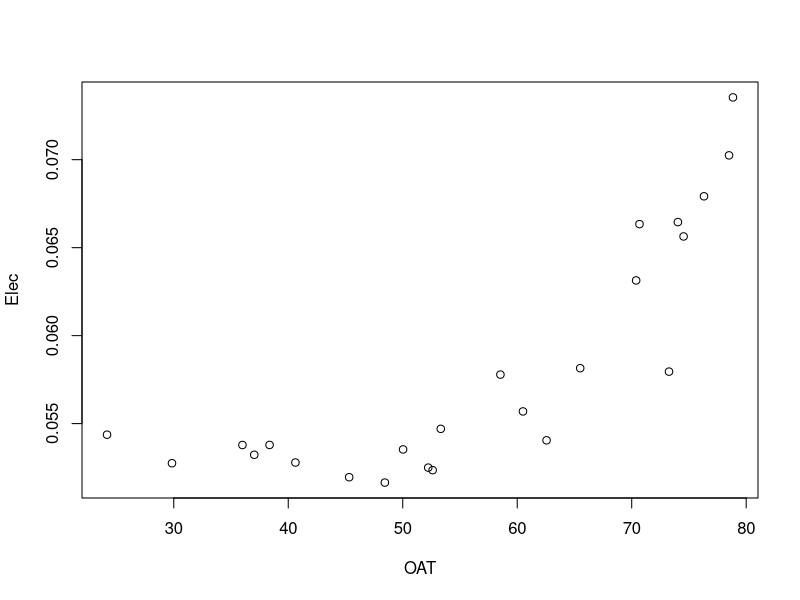
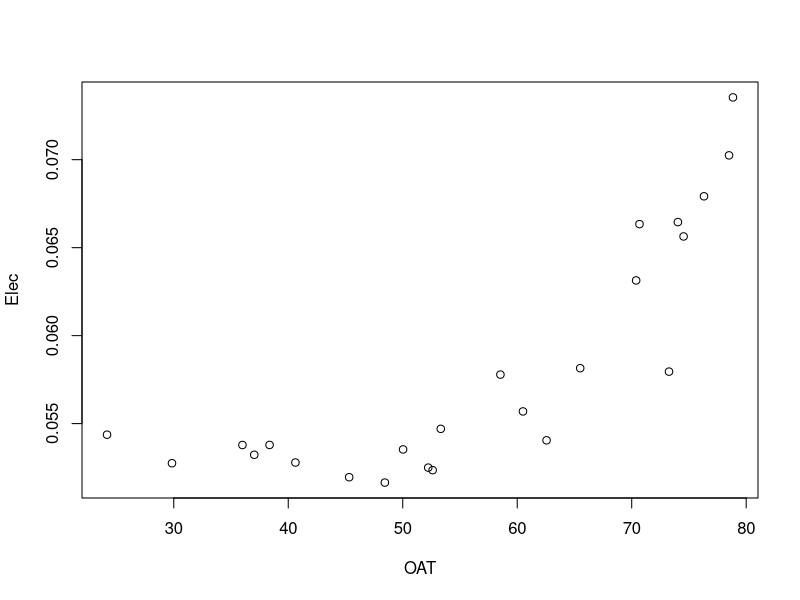
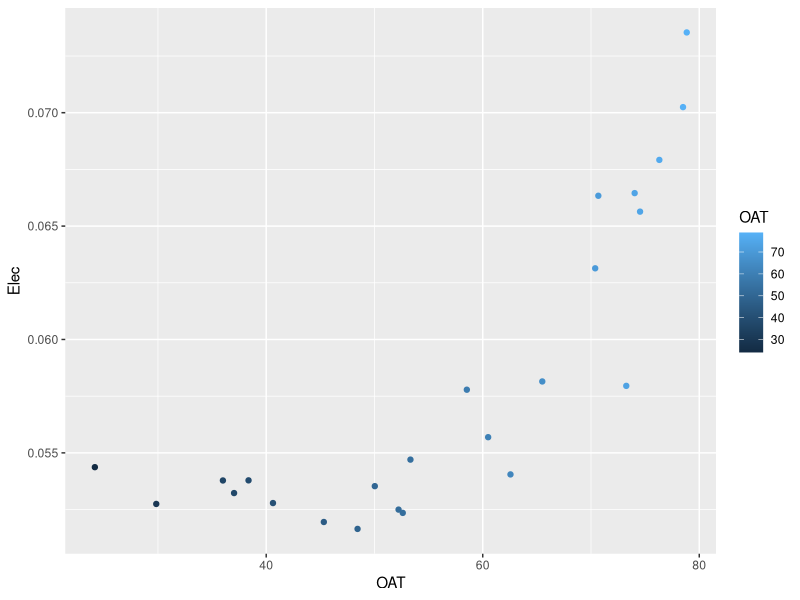
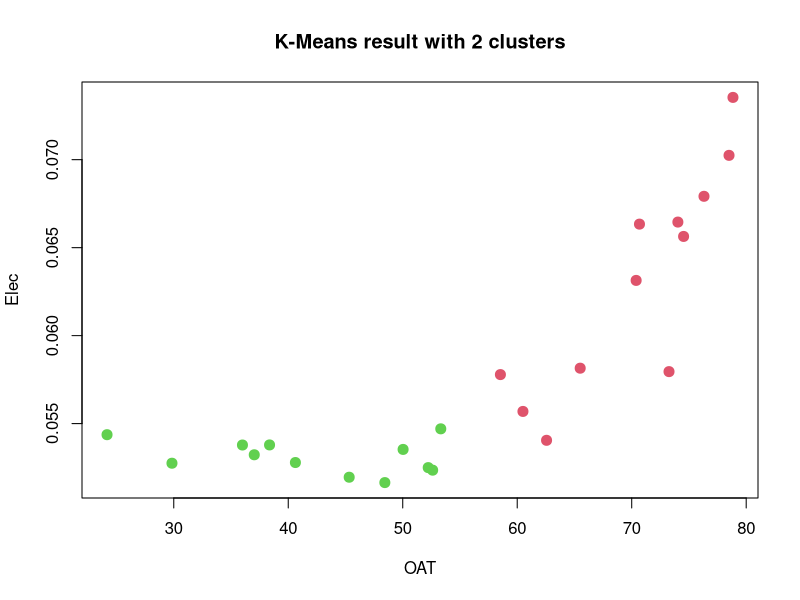
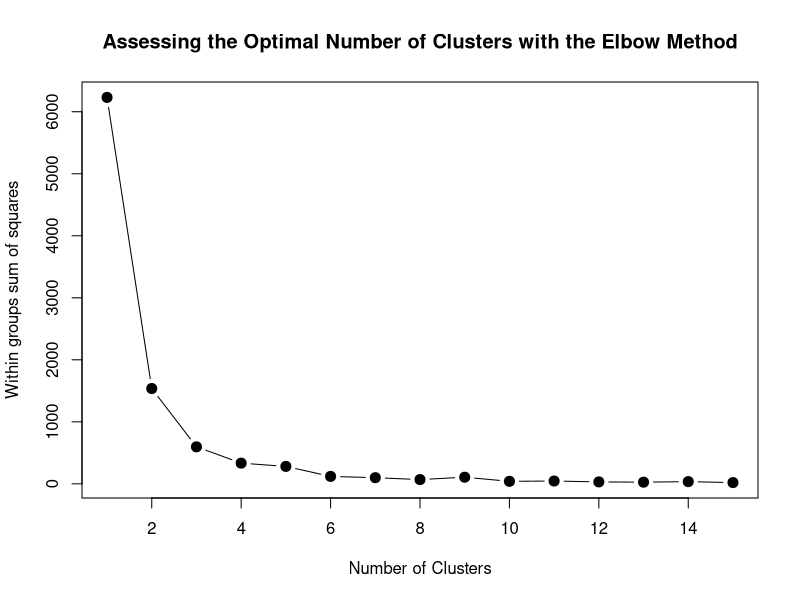
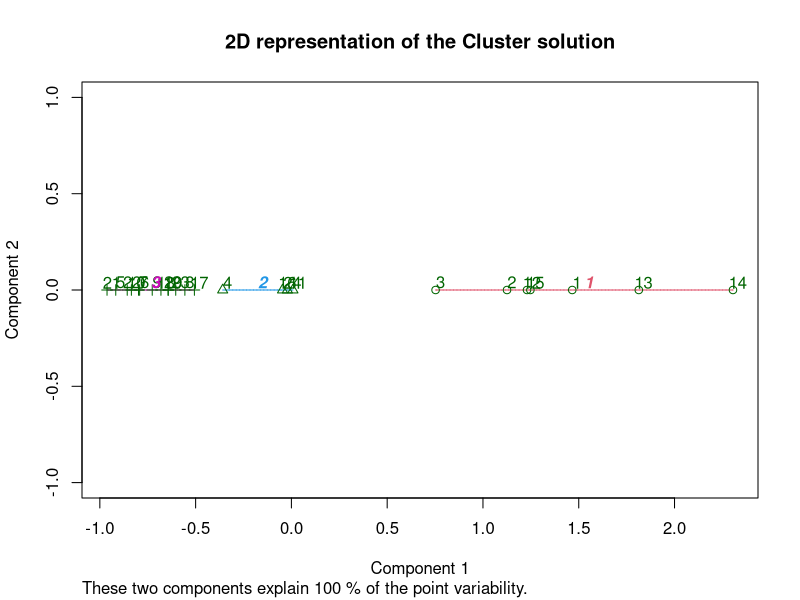
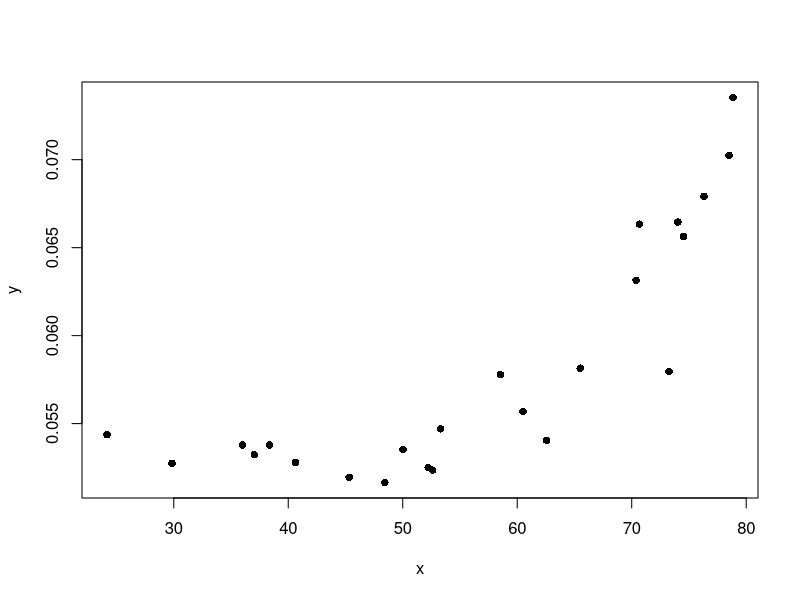
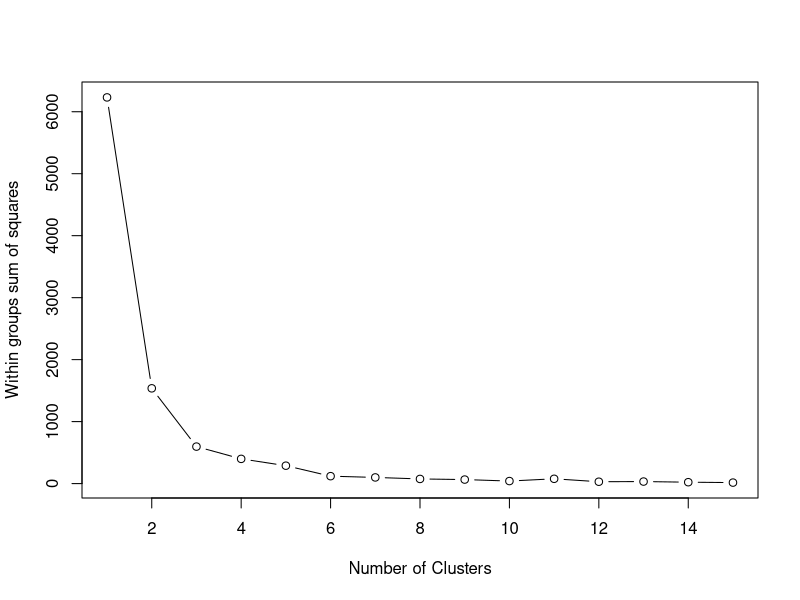

Generate these figures, in order, with R:

# https://www.r-bloggers.com/r-for-ecologists-putting-together-a-piecewise-regression/

####

library(segmented)
options(scipen = 999)

library(segmented)
gold <- read.csv("gold.csv", header = T)
head(gold)
str(gold)
df0 <- gold[c("OAT", "Elec")]
plot(df0)

#### Clusters
df0 <- gold[c("OAT", "Elec")]
plot(df0)

library(ggplot2)
ggplot(df0, aes(OAT, Elec, color=OAT)) + geom_point()

# Divide OATs into clusters
(kc <- kmeans(df0, 2)) 

table(df0$OAT, kc$cluster)

# Perform K-Means with 2 clusters
set.seed(7)
km1 = kmeans(df0, 2, nstart=100)

# Plot results
plot(df0, col =(km1$cluster +1) , main="K-Means result with 2 clusters", pch=20, cex=2)

# Check for the optimal number of clusters given the data

mydata <- df0
wss <- (nrow(mydata)-1)*sum(apply(mydata,2,var))
for (i in 2:15) wss[i] <- sum(kmeans(mydata,
                                     centers=i)$withinss)
plot(1:15, wss, type="b", xlab="Number of Clusters",
     ylab="Within groups sum of squares",
     main="Assessing the Optimal Number of Clusters with the Elbow Method",
     pch=20, cex=2)

# Perform K-Means with the optimal number of clusters identified from the Elbow method
set.seed(7)
km2 = kmeans(df0, 3, nstart=100)

# Examine the result of the clustering algorithm
km2




df0.stand <- scale(df0[-1]) 

# K-Means
k.means.fit <- kmeans(df0.stand, 3) # k = 3

attributes(k.means.fit)
k.means.fit$centers

# Clusters:
k.means.fit$cluster

# Cluster size:
k.means.fit$size

library(cluster)
clusplot(df0.stand, k.means.fit$cluster, main='2D representation of the Cluster solution',
         color=TRUE, shade=TRUE,
         labels=2, lines=0)


fit.glm <- glm(Elec ~ OAT, data = df0)
fit.seg <- segmented(fit.glm, seg.Z = ~OAT, psi = 50)
print(fit.seg)
summary(fit.seg)

davies.test(fit.glm, ~OAT, k=24)

slope(fit.seg)

fit.glm <- update(fit.glm, .~.-OAT)
fit.seg1 <- update(fit.seg)

fit.seg1$psi

x <- df0$OAT
y <- df0$Elec
plot(x,y, pch=16)


####

#http://www.statmethods.net/advstats/cluster.html

# Determine number of clusters
wss <- (nrow(df0)-1)*sum(apply(df0,2,var))
for (i in 2:15) wss[i] <- sum(kmeans(df0, 
                                     centers=i)$withinss)
plot(1:15, wss, type="b", xlab="Number of Clusters",
     ylab="Within groups sum of squares")

# K-Means Cluster Analysis
fit <- kmeans(df0, 5) # 5 cluster solution
# get cluster means 
aggregate(df0,by=list(fit$cluster),FUN=mean)
# append cluster assignment
df0 <- data.frame(df0, fit$cluster)

# Ward Hierarchical Clustering
d <- dist(df0, method = "euclidean") # distance matrix
fit <- hclust(d, method="ward.D") 
plot(fit) # display dendogram
groups <- cutree(fit, k=5) # cut tree into 5 clusters
# draw dendogram with red borders around the 5 clusters 
rect.hclust(fit, k=5, border="red")



# Ward Hierarchical Clustering with Bootstrapped p values
library(pvclust)
fit <- pvclust(df0, method.hclust="ward.D2",
               method.dist="euclidean")
plot(fit) # dendogram with p values
# add rectangles around groups highly supported by the data
pvrect(fit, alpha=.95)




# Model Based Clustering
library(mclust)
fit <- Mclust(df0)
plot(fit) # plot results 
summary(fit) # display the best model



# K-Means Clustering with 5 clusters
fit <- kmeans(df0, 5)

# Cluster Plot against 1st 2 principal components

# vary parameters for most readable graph
library(cluster) 
clusplot(df0, fit$cluster, color=TRUE, shade=TRUE, 
         labels=2, lines=0)

# Centroid Plot against 1st 2 discriminant functions
library(fpc)
plotcluster(mydata, fit$cluster)
